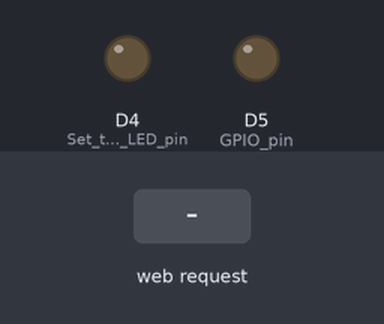
This program was run on a simulated ESP8266 (NodeMCU). Shown: output pins drawn as LEDs (lit = HIGH). The test bench sets the inputs (shaded band). WiFi joins after 1.5 s; servers stay silent unless stated; what the program prints to the serial monitor is not drawn.

Above: at 3.2 s.
3.3 s: HTTP request GET /relay/on received
At 4.5 s:
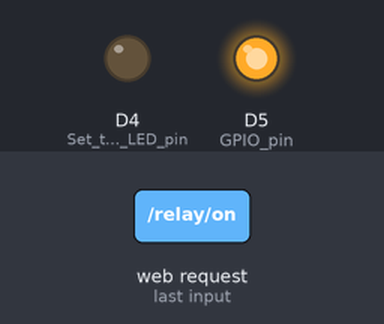
4.8 s: HTTP request GET /relay/off received
At 5.8 s:
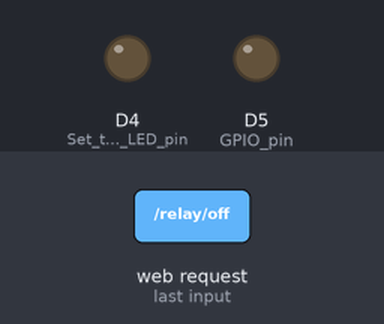
Timing chart, 0 to 7.8 s (numbered marks = the images above; inputs shaded):
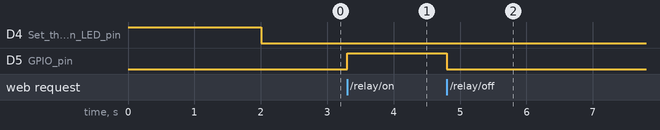

The program:

main.cpp
```cpp
#include <Arduino.h>
#include <Wire.h>
#include <ESP8266WiFi.h>
#include <ArduinoHttpClient.h>
#include <Arduino_JSON.h>
#include <ESP8266WebServer.h>

const char *ssid = "Kicap Karan";
const char *password = "12345679";

ESP8266WebServer server(80);

int GPIO_pin = D5;

bool relayState = false;

void handleRoot() {
  server.send(200, "text/plain", "Hello from ESP8266!");
}

void handleRelayOn() {
  digitalWrite(GPIO_pin, HIGH);
  relayState = true;
  JSONVar response;
  response["status"] = "success";
  response["message"] = "Relay turned on";
  String jsonString = JSON.stringify(response);
  server.send(200, "application/json", jsonString);
}

void handleRelayOff() {
  digitalWrite(GPIO_pin, LOW);
  relayState = false;
  JSONVar response;
  response["status"] = "success";
  response["message"] = "Relay turned off";
  String jsonString = JSON.stringify(response);
  server.send(200, "application/json", jsonString);
}

void handleRelayState() {
  JSONVar response;
  response["status"] = "success";
  response["relayState"] = relayState;
  String jsonString = JSON.stringify(response);
  server.send(200, "application/json", jsonString);
}

void setup() {
  Serial.begin(9600);
  pinMode(LED_BUILTIN, OUTPUT); // Set the built-in LED pin as an output
  digitalWrite(LED_BUILTIN, HIGH); // Turn the LED on
  pinMode(GPIO_pin, OUTPUT); // Set the GPIO pin as an output
  WiFi.begin(ssid, password);
  while (WiFi.status() != WL_CONNECTED) {
    delay(1000);
    Serial.println("Connecting to WiFi...");
  }
  Serial.println("Connected to WiFi");
  // check the IP address
  Serial.println(WiFi.localIP());
  digitalWrite(LED_BUILTIN, LOW); // Turn the LED off
  server.on("/", handleRoot);
  server.on("/relay/on", handleRelayOn);
  server.on("/relay/off", handleRelayOff);
  server.on("/relay/state", handleRelayState);
  server.begin();
}

void loop() {
  server.handleClient();
}
```

Measured:
- after the input at 3.3 s, D5 (GPIO_pin): LOW → HIGH at once
- after the input at 4.8 s, D5 (GPIO_pin): HIGH → LOW at once
